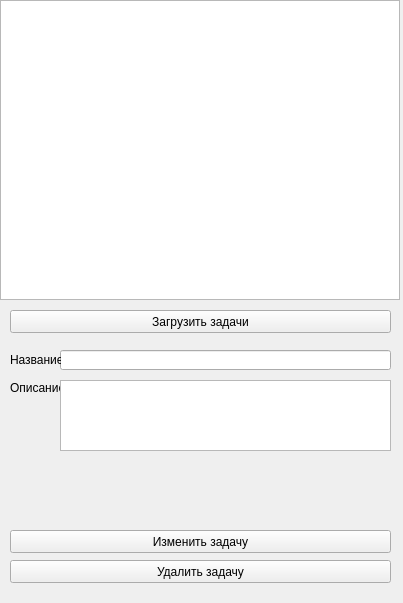
<?xml version="1.0" encoding="UTF-8"?>
<ui version="4.0">
 <class>Form</class>
 <widget class="QWidget" name="Form">
  <property name="geometry">
   <rect>
    <x>0</x>
    <y>0</y>
    <width>403</width>
    <height>603</height>
   </rect>
  </property>
  <property name="windowTitle">
   <string>Form</string>
  </property>
  <widget class="QListWidget" name="Tasks_list">
   <property name="geometry">
    <rect>
     <x>0</x>
     <y>0</y>
     <width>400</width>
     <height>300</height>
    </rect>
   </property>
  </widget>
  <widget class="QPushButton" name="load_tasks_button">
   <property name="geometry">
    <rect>
     <x>10</x>
     <y>310</y>
     <width>381</width>
     <height>23</height>
    </rect>
   </property>
   <property name="text">
    <string>Загрузить задачи</string>
   </property>
  </widget>
  <widget class="QLineEdit" name="lineEdit">
   <property name="geometry">
    <rect>
     <x>60</x>
     <y>350</y>
     <width>331</width>
     <height>20</height>
    </rect>
   </property>
  </widget>
  <widget class="QLabel" name="label">
   <property name="geometry">
    <rect>
     <x>10</x>
     <y>350</y>
     <width>51</width>
     <height>20</height>
    </rect>
   </property>
   <property name="text">
    <string>Название</string>
   </property>
  </widget>
  <widget class="QLabel" name="label_2">
   <property name="geometry">
    <rect>
     <x>10</x>
     <y>380</y>
     <width>61</width>
     <height>16</height>
    </rect>
   </property>
   <property name="text">
    <string>Описание</string>
   </property>
  </widget>
  <widget class="QTextEdit" name="textEdit">
   <property name="geometry">
    <rect>
     <x>60</x>
     <y>380</y>
     <width>331</width>
     <height>71</height>
    </rect>
   </property>
  </widget>
  <widget class="QPushButton" name="Delete_tasks_button">
   <property name="geometry">
    <rect>
     <x>10</x>
     <y>560</y>
     <width>381</width>
     <height>23</height>
    </rect>
   </property>
   <property name="text">
    <string>Удалить задачу</string>
   </property>
  </widget>
  <widget class="QPushButton" name="Edit_tasks_button_2">
   <property name="geometry">
    <rect>
     <x>10</x>
     <y>530</y>
     <width>381</width>
     <height>23</height>
    </rect>
   </property>
   <property name="text">
    <string>Изменить задачу</string>
   </property>
  </widget>
 </widget>
 <resources/>
 <connections/>
</ui>
